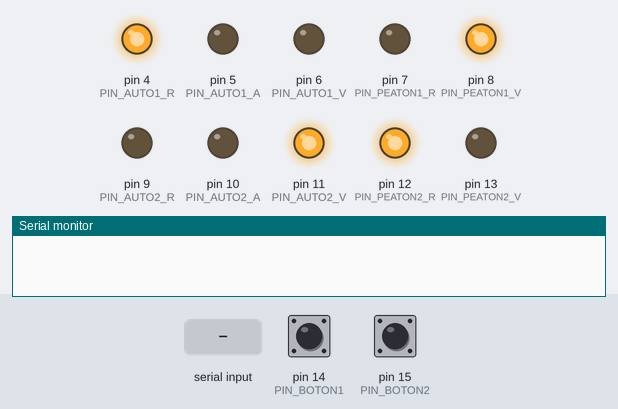
This sketch was run on a simulated Arduino Uno, built with avr-gcc and run on an emulated ATmega328P. Parts: output pins drawn as LEDs (lit = HIGH), the last lines printed to the serial monitor. The test bench sets the inputs (shaded band); at power-on: pin 14 (PIN_BOTON1) LOW, pin 15 (PIN_BOTON2) LOW.

Above: at 1.2 s.
1.3 s: "V 90\n" received over Serial
At 1.7 s:
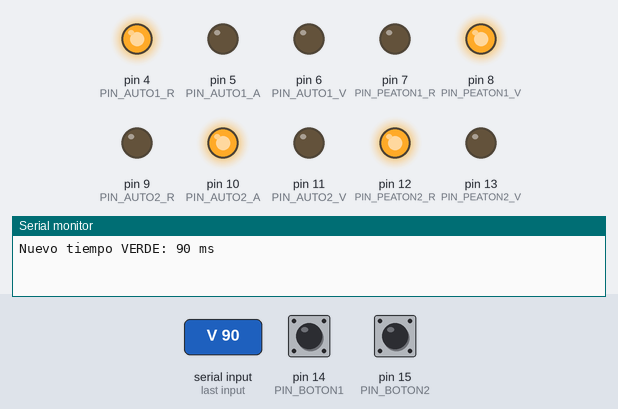
4.3 s: "A 90\n" received over Serial
At 4.31 s:
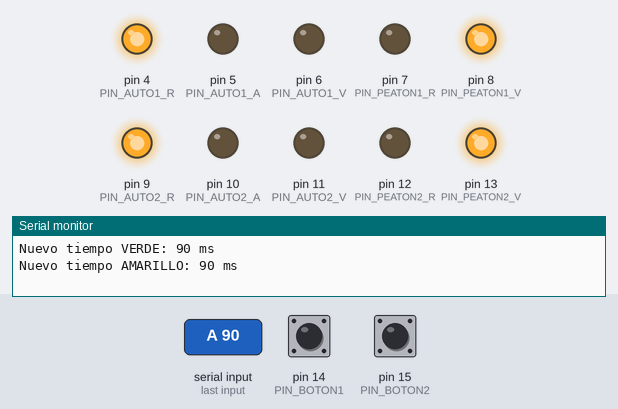
At 4.9 s:
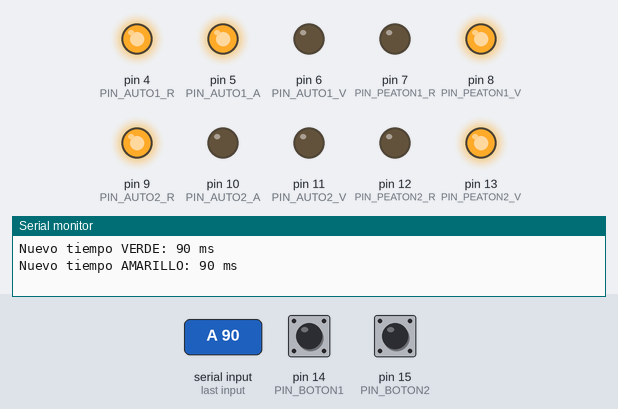
7.3 s: "A ,45\n" received over Serial
Timing chart, 0 to 16.1 s (numbered marks = the images above; inputs shaded):
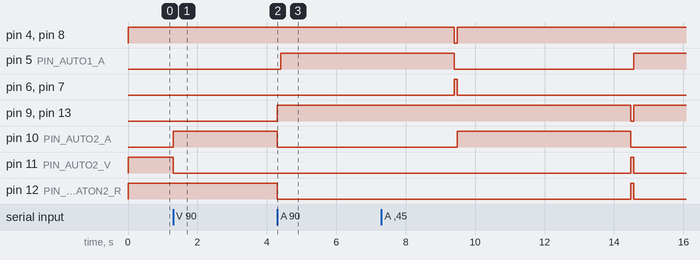

Measured:
- after the input at 1.3 s, pin 10 (PIN_AUTO2_A): LOW → HIGH at once; pin 11 (PIN_AUTO2_V): HIGH → LOW at once
- after the input at 4.3 s, pin 5 (PIN_AUTO1_A): LOW → HIGH after 0.10 s; pin 9 (PIN_AUTO2_R), pin 13 (PIN_PEATON2_V): LOW → HIGH after 0.01 s instead of 2.0 s; pin 10 (PIN_AUTO2_A), pin 12 (PIN_PEATON2_R): HIGH → LOW after 0.01 s instead of 2.0 s

The sketch:

semaforos.ino
```cpp
//SEMAFORO 1
#define PIN_AUTO1_R 4
#define PIN_AUTO1_A 5
#define PIN_AUTO1_V 6
#define PIN_PEATON1_R 7
#define PIN_PEATON1_V 8

//SEMAFORO 2
#define PIN_AUTO2_R 9
#define PIN_AUTO2_A 10
#define PIN_AUTO2_V 11
#define PIN_PEATON2_R 12
#define PIN_PEATON2_V 13

//BOTONES
#define PIN_BOTON1 14
#define PIN_BOTON2 15

//DURACIONES (ms)
unsigned long DURACION_ROJO_AMARILLO = 5000;
unsigned long DURACION_VERDE = 40000;
unsigned long DURACION_AMARILLO =5000;
unsigned long DURACION_ESPERA_BOTON = 5000;

//MAQUINA DE ESTADOS SEMAFORO 1
enum semaforo_1 {
  ROJO,
  ROJO_AMARILLO,
  VERDE,
  AMARILLO
};
semaforo_1 estadoSem_1 = ROJO;

//MAQUINA DE ESTADOS SEMAFORO 2
enum semaforo_2 {
  ROJO_2,
  ROJO_AMARILLO_2,
  VERDE_2,
  AMARILLO_2
};
semaforo_2 estadoSem_2 = VERDE_2;

//MAQUINA DE ESTADOS DEL CRUCE (de quien es el turno)
enum cruce {
  SEMAFORO1,
  SEMAFORO2
};
cruce semaforoActual = SEMAFORO2;

unsigned long tiempoAnterior1 = 0;
unsigned long tiempoAnterior2 = 0;

void setup() {
  Serial.begin(9600);
  //semaforo 1
  pinMode(PIN_AUTO1_R, OUTPUT);
  pinMode(PIN_AUTO1_A, OUTPUT);
  pinMode(PIN_AUTO1_V, OUTPUT);
  pinMode(PIN_PEATON1_R, OUTPUT);
  pinMode(PIN_PEATON1_V, OUTPUT);

  //semaforo 2
  pinMode(PIN_AUTO2_R, OUTPUT);
  pinMode(PIN_AUTO2_A, OUTPUT);
  pinMode(PIN_AUTO2_V, OUTPUT);
  pinMode(PIN_PEATON2_R, OUTPUT);
  pinMode(PIN_PEATON2_V, OUTPUT);

  //botones
  pinMode(PIN_BOTON1, INPUT);
  pinMode(PIN_BOTON2, INPUT);


}

void recibirTiempos() {

  if (Serial.available() > 0) {

    String comando = Serial.readStringUntil('\n');
    comando.trim();

    if (comando.startsWith("V ")) {
      DURACION_VERDE = comando.substring(2).toInt();

      Serial.print("Nuevo tiempo VERDE: ");
      Serial.print(DURACION_VERDE);
      Serial.println(" ms");
    }

    else if (comando.startsWith("A ")) {
      DURACION_AMARILLO = comando.substring(2).toInt();

      Serial.print("Nuevo tiempo AMARILLO: ");
      Serial.print(DURACION_AMARILLO);
      Serial.println(" ms");
    }

    else if (comando.startsWith("RA ")) {
      DURACION_ROJO_AMARILLO = comando.substring(3).toInt();

      Serial.print("Nuevo tiempo ROJO + AMARILLO: ");
      Serial.print(DURACION_ROJO_AMARILLO);
      Serial.println(" ms");
    }

    else if (comando.startsWith("E ")) {
      DURACION_ESPERA_BOTON = comando.substring(2).toInt();

      Serial.print("Nueva espera del boton: ");
      Serial.print(DURACION_ESPERA_BOTON);
      Serial.println(" ms");
    }

    else {
      Serial.println("Comando no reconocido.");
      Serial.println("Usar: V 20000 / A 3000 / RA 2000 / E 5000");
    }
  }
}

void actSemaforo_1() {
  switch (estadoSem_1) {

    case ROJO_AMARILLO:
      {
        digitalWrite(PIN_AUTO1_R, HIGH);
        digitalWrite(PIN_AUTO1_A, HIGH);
        digitalWrite(PIN_AUTO1_V, LOW);
        digitalWrite(PIN_PEATON1_R, LOW);
        digitalWrite(PIN_PEATON1_V, HIGH);

        if (millis() - tiempoAnterior1 >= DURACION_ROJO_AMARILLO) {
          tiempoAnterior1 = millis();
          estadoSem_1 = VERDE;
        }
        break;
      }
    case VERDE:
      {
        digitalWrite(PIN_AUTO1_R, LOW);
        digitalWrite(PIN_AUTO1_A, LOW);
        digitalWrite(PIN_AUTO1_V, HIGH);
        digitalWrite(PIN_PEATON1_R, HIGH);
        digitalWrite(PIN_PEATON1_V, LOW);

        // Si se presiona el boton y quedan mas de 5 segundos de verde, acorta el tiempo para que queden solo 5 segundos
        if (digitalRead(PIN_BOTON1) == HIGH) {
          if (millis() - tiempoAnterior1 < DURACION_VERDE - DURACION_ESPERA_BOTON) {
            tiempoAnterior1 = millis() - (DURACION_VERDE - DURACION_ESPERA_BOTON);
          }
        }

        if (millis() - tiempoAnterior1 >= DURACION_VERDE) {
          tiempoAnterior1 = millis();
          estadoSem_1 = AMARILLO;
        }
        break;
      }
    case AMARILLO:
      {
        digitalWrite(PIN_AUTO1_R, LOW);
        digitalWrite(PIN_AUTO1_A, HIGH);
        digitalWrite(PIN_AUTO1_V, LOW);
        digitalWrite(PIN_PEATON1_R, HIGH);
        digitalWrite(PIN_PEATON1_V, LOW);

        if (millis() - tiempoAnterior1 >= DURACION_AMARILLO) {
          tiempoAnterior1 = millis();
          estadoSem_1 = ROJO;
        }
        break;
      }
    case ROJO:
      {
        digitalWrite(PIN_AUTO1_R, HIGH);
        digitalWrite(PIN_AUTO1_A, LOW);
        digitalWrite(PIN_AUTO1_V, LOW);
        digitalWrite(PIN_PEATON1_R, LOW);
        digitalWrite(PIN_PEATON1_V, HIGH);

        if (millis() - tiempoAnterior1 >= DURACION_AMARILLO) {
          tiempoAnterior1 = millis();
          estadoSem_1 = ROJO_AMARILLO;
          //termino su ciclo: le cede el turno al semaforo 2
          semaforoActual = SEMAFORO2;
          estadoSem_2 = ROJO_AMARILLO_2;
          tiempoAnterior2 = millis();
        }
        break;
      }
  }
}


void actSemaforo_2() {
  switch (estadoSem_2) {
    case ROJO_AMARILLO_2:
      {
        digitalWrite(PIN_AUTO2_R, HIGH);
        digitalWrite(PIN_AUTO2_A, HIGH);
        digitalWrite(PIN_AUTO2_V, LOW);
        digitalWrite(PIN_PEATON2_R, LOW);
        digitalWrite(PIN_PEATON2_V, HIGH);

        if (millis() - tiempoAnterior2 >= DURACION_ROJO_AMARILLO) {
          tiempoAnterior2 = millis();
          estadoSem_2 = VERDE_2;
        }
        break;
      }
    case VERDE_2:
      {
        digitalWrite(PIN_AUTO2_R, LOW);
        digitalWrite(PIN_AUTO2_A, LOW);
        digitalWrite(PIN_AUTO2_V, HIGH);
        digitalWrite(PIN_PEATON2_R, HIGH);
        digitalWrite(PIN_PEATON2_V, LOW);

        // Si se presiona el boton y quedan mas de 5 segundos de verde, acorta el tiempo para que queden solo 5 segundos
        if (digitalRead(PIN_BOTON2) == HIGH) {
          if (millis() - tiempoAnterior2 < DURACION_VERDE - DURACION_ESPERA_BOTON) {
            tiempoAnterior2 = millis() - (DURACION_VERDE - DURACION_ESPERA_BOTON);
          }
        }

        if (millis() - tiempoAnterior2 >= DURACION_VERDE) {
          tiempoAnterior2 = millis();
          estadoSem_2 = AMARILLO_2;
        }
        break;
      }
    case AMARILLO_2:
      {
        digitalWrite(PIN_AUTO2_R, LOW);
        digitalWrite(PIN_AUTO2_A, HIGH);
        digitalWrite(PIN_AUTO2_V, LOW);
        digitalWrite(PIN_PEATON2_R, HIGH);
        digitalWrite(PIN_PEATON2_V, LOW);

        if (millis() - tiempoAnterior2 >= DURACION_AMARILLO) {
          tiempoAnterior2 = millis();
          estadoSem_2 = ROJO_2;
        }
        break;
      }
    case ROJO_2:
      {
        digitalWrite(PIN_AUTO2_R, HIGH);
        digitalWrite(PIN_AUTO2_A, LOW);
        digitalWrite(PIN_AUTO2_V, LOW);
        digitalWrite(PIN_PEATON2_R, LOW);
        digitalWrite(PIN_PEATON2_V, HIGH);

        if (millis() - tiempoAnterior2 >= DURACION_AMARILLO) {
          tiempoAnterior2 = millis();
          estadoSem_2 = ROJO_AMARILLO_2;
          //termino su ciclo: le cede el turno al semaforo 1
          semaforoActual = SEMAFORO1;
          estadoSem_1 = ROJO_AMARILLO;
          tiempoAnterior1 = millis();
        }
        break;
      }
  }
}


void loop() {
  recibirTiempos();
  switch (semaforoActual) {
    case SEMAFORO1:
      {
        actSemaforo_1();
        //mientras no es su turno, el semaforo 2 se mantiene fijo en rojo
        digitalWrite(PIN_AUTO2_R, HIGH);
        digitalWrite(PIN_AUTO2_A, LOW);
        digitalWrite(PIN_AUTO2_V, LOW);
        digitalWrite(PIN_PEATON2_R, LOW);
        digitalWrite(PIN_PEATON2_V, HIGH);
        break;
      }
    case SEMAFORO2:
      {
        actSemaforo_2();
        //mientras no es su turno, el semaforo 1 se mantiene fijo en rojo
        digitalWrite(PIN_AUTO1_R, HIGH);
        digitalWrite(PIN_AUTO1_A, LOW);
        digitalWrite(PIN_AUTO1_V, LOW);
        digitalWrite(PIN_PEATON1_R, LOW);
        digitalWrite(PIN_PEATON1_V, HIGH);
        break;
      }
  }
}
```
